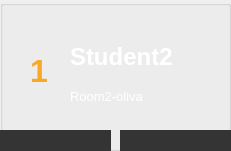
  <widget class="QGroupBox" name="groupBox_6">
   <property name="geometry">
    <rect>
     <x>770</x>
     <y>110</y>
     <width>231</width>
     <height>151</height>
    </rect>
   </property>
   <property name="styleSheet">
    <string notr="true">QPushButton {
 
	color: rgb(255, 255, 255);
	
	background-color: rgb(52, 52, 52);
border: 0px solid;
border-radius : 0px;
font: 12pt &quot;Nirmala UI&quot;;
}

QPushButton:hover {
	
	background-color: rgb(151, 9, 206);
	
	color: rgb(255, 255, 255);
}
</string>
   </property>
   <property name="title">
    <string/>
   </property>
   <widget class="QPushButton" name="mainhome_buttn_2">
    <property name="geometry">
     <rect>
      <x>0</x>
      <y>130</y>
      <width>111</width>
      <height>21</height>
     </rect>
    </property>
    <property name="font">
     <font>
      <family>Nirmala UI</family>
      <pointsize>12</pointsize>
      <weight>50</weight>
      <italic>false</italic>
      <bold>false</bold>
     </font>
    </property>
    <property name="styleSheet">
     <string notr="true"/>
    </property>
    <property name="text">
     <string/>
    </property>
    <property name="icon">
     <iconset>
      <normaloff>photos/arrow2.svg</normaloff>photos/arrow2.svg</iconset>
    </property>
    <property name="iconSize">
     <size>
      <width>10</width>
      <height>10</height>
     </size>
    </property>
    <property name="autoDefault">
     <bool>true</bool>
    </property>
    <property name="flat">
     <bool>false</bool>
    </property>
   </widget>
   <widget class="QPushButton" name="mainhome_buttn_3">
    <property name="geometry">
     <rect>
      <x>120</x>
      <y>130</y>
      <width>111</width>
      <height>21</height>
     </rect>
    </property>
    <property name="font">
     <font>
      <family>Nirmala UI</family>
      <pointsize>12</pointsize>
      <weight>50</weight>
      <italic>false</italic>
      <bold>false</bold>
     </font>
    </property>
    <property name="styleSheet">
     <string notr="true"/>
    </property>
    <property name="text">
     <string/>
    </property>
    <property name="icon">
     <iconset>
      <normaloff>photos/arrow3.svg</normaloff>photos/arrow3.svg</iconset>
    </property>
    <property name="iconSize">
     <size>
      <width>10</width>
      <height>10</height>
     </size>
    </property>
    <property name="autoDefault">
     <bool>true</bool>
    </property>
    <property name="flat">
     <bool>false</bool>
    </property>
   </widget>
   <widget class="QLabel" name="label_5">
    <property name="geometry">
     <rect>
      <x>30</x>
      <y>40</y>
      <width>41</width>
      <height>61</height>
     </rect>
    </property>
    <property name="font">
     <font>
      <pointsize>24</pointsize>
      <weight>75</weight>
      <bold>true</bold>
     </font>
    </property>
    <property name="styleSheet">
     <string notr="true">background-color: rgba(0,0,0,0%);
color: rgb(249, 168, 38);</string>
    </property>
    <property name="text">
     <string>1</string>
    </property>
   </widget>
   <widget class="QWidget" name="verticalLayoutWidget_2">
    <property name="geometry">
     <rect>
      <x>70</x>
      <y>40</y>
      <width>131</width>
      <height>73</height>
     </rect>
    </property>
    <layout class="QVBoxLayout" name="verticalLayout_2">
     <item>
      <widget class="QLabel" name="Time_label_2">
       <property name="font">
        <font>
         <family>Nirmala UI</family>
         <pointsize>18</pointsize>
         <weight>75</weight>
         <bold>true</bold>
        </font>
       </property>
       <property name="styleSheet">
        <string notr="true">color: white;
background-color: rgba(0,0,0,0%);</string>
       </property>
       <property name="text">
        <string>Student2</string>
       </property>
      </widget>
     </item>
     <item>
      <widget class="QLabel" name="date_label_2">
       <property name="font">
        <font>
         <family>Nirmala UI</family>
         <pointsize>10</pointsize>
         <weight>50</weight>
         <bold>false</bold>
        </font>
       </property>
       <property name="styleSheet">
        <string notr="true">color: white;
background-color: rgba(0,0,0,0%);</string>
       </property>
       <property name="text">
        <string>Room2-oliva</string>
       </property>
      </widget>
     </item>
    </layout>
   </widget>
  </widget>
